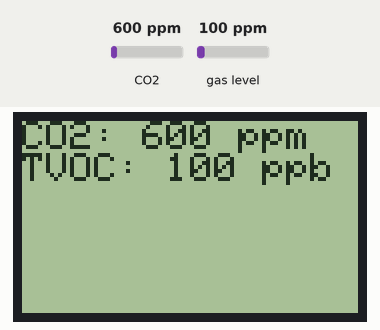
Recording of a sketch running on a simulated Arduino MKR. Parts: 84×48 one-colour display. The test bench sets the inputs (shaded band); at power-on: CO2 600 ppm, gas level 100 ppm. WiFi joins after 1.5 s; servers stay silent unless stated; web services answer with replies made up by the test bench; not simulated (calls return 0 or success): arduino_secrets.h; what the sketch prints to the serial monitor is not drawn.

Above: at 6.3 s.
6.4 s: CO2 set to 1050 ppm
At 11.1 s:
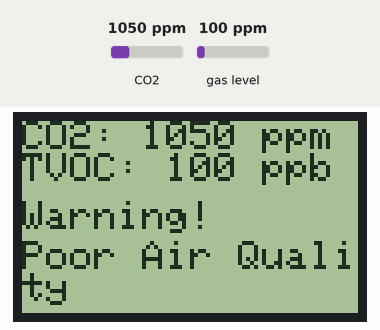
17.1 s: gas level set to 20 ppm
At 22.1 s:
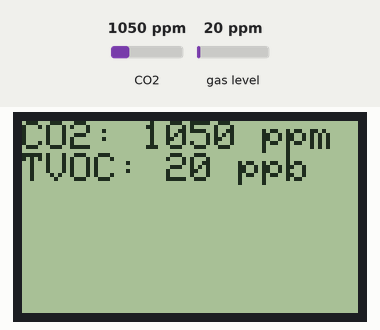
23.0 s: CO2 set to 452 ppm
At 27.8 s:
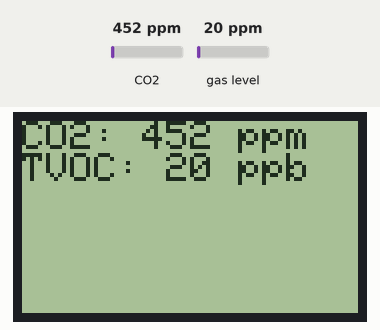
28.9 s: gas level set to 250 ppm
At 32.4 s:
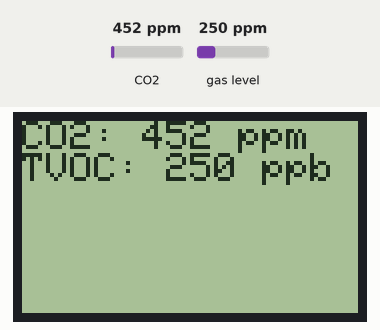
Timing chart, 0 to 33.9 s (numbered marks = the images above; inputs shaded):
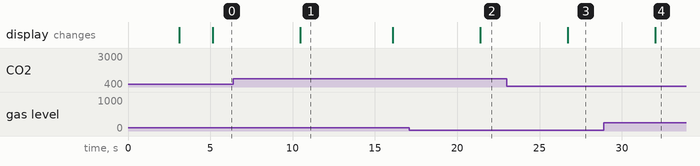

The sketch:

myAirQualityMonitor.ino
```cpp
#include <Wire.h>
#include <SPI.h>
#include <Adafruit_GFX.h>
#include <Adafruit_PCD8544.h>
#include "Adafruit_CCS811.h"
#include <WiFiNINA.h>
#include "ThingSpeak.h"
#include "arduino_secrets.h"

// Pin configuration for 5110 LCD
#define CLK_PIN 13 // Serial clock out (SCLK)
#define DIN_PIN 11 // Serial data out (DIN)
#define DC_PIN 9   // Data/Command select (D/C)
#define CS_PIN 10  // LCD chip select (CS)
#define RST_PIN 8  // LCD reset (RST)

// Create an instance of the Adafruit_PCD8544 class
Adafruit_PCD8544 display = Adafruit_PCD8544(CLK_PIN, DIN_PIN, DC_PIN, CS_PIN, RST_PIN);

// Create an instance of the Adafruit_CCS811 class
Adafruit_CCS811 ccs;

// WiFi credentials
char ssid[] = SECRET_SSID;
char pass[] = SECRET_PASS;

// IFTTT
char HOST_NAME[] = "maker.ifttt.com";
String PATH_NAME = "MY KEY";

// ThingSpeak
WiFiClient client;
unsigned long myChannelNumber = strtoul(SECRET_CH_ID, NULL, 10);
const char *myWriteAPIKey = SECRET_WRITE_APIKEY;

const uint16_t CO2_LIMIT = 1000; // Limit for CO2
const uint16_t TVOC_LIMIT = 500; // Limit for TVOC

unsigned long lastIFTTTTriggerTime = 10 * 60 * 1000;
const unsigned long IFTTT_TRIGGER_INTERVAL = 10 * 60 * 1000;

void setup() {
  Serial.begin(9600);

  if (!ccs.begin()) {
    Serial.println("Failed to start sensor! Please check your wiring.");
    while (1);
  }

  while (!ccs.available());

  display.begin();
  display.setContrast(50);
  display.clearDisplay();

  display.setTextSize(1);
  display.setTextColor(BLACK);
  display.setCursor(0, 0);
  display.println("Air Quality");
  display.setCursor(0, 10);
  display.println("Monitor");
  display.display();

  WiFi.begin(ssid, pass);
  while (WiFi.status() != WL_CONNECTED) {
    delay(500);
    Serial.print(".");
  }
  Serial.println("Connected to WiFi.");

  if (testIFTTTConnection()) {
    display.setCursor(0, 20);
    display.println("IFTTT: ACTIVE");
  } else {
    display.setCursor(0, 20);
    display.println("IFTTT: FAILED");
  }

  ThingSpeak.begin(client);
  if (testThingSpeakConnection()) {
    display.setCursor(0, 30);
    display.println("TS: ACTIVE");
  } else {
    display.setCursor(0, 30);
    display.println("TS: FAILED");
  }

  display.display();
  delay(2000);

  display.clearDisplay();
  display.setCursor(0, 0);
  display.println("Ready");
  display.display();
}

void loop() {
  if (ccs.available()) {
    if (!ccs.readData()) {
      uint16_t co2 = ccs.geteCO2();
      uint16_t tvoc = ccs.getTVOC();

      display.clearDisplay();
      display.setCursor(0, 0);

      Serial.print("CO2: " + String(co2) + " ppm, ");
      Serial.println("TVOC: " + String(tvoc) + " ppb");

      display.println("CO2: " + String(co2) + " ppm");
      display.println("TVOC: " + String(tvoc) + " ppb");

      unsigned long currentTime = millis();
      if ((co2 > CO2_LIMIT || tvoc > TVOC_LIMIT) && (currentTime - lastIFTTTTriggerTime > IFTTT_TRIGGER_INTERVAL)) {
        display.setCursor(0, 20);
        display.println("Warning!");
        display.setCursor(0, 30);
        display.println("Poor Air Quality");

        display.display();

        Serial.println("Triggering IFTTT event");
        String iftttPath = PATH_NAME + "?value1=" + String(co2) + "&value2=" + String(tvoc);
        sendHttpRequest(iftttPath);
        lastIFTTTTriggerTime = currentTime; // Update the last trigger time
      }

      display.display();

      ThingSpeak.setField(1, co2);
      ThingSpeak.setField(2, tvoc);
      int responseCode = ThingSpeak.writeFields(myChannelNumber, myWriteAPIKey);
      Serial.println("ThingSpeak write response: " + String(responseCode));
    } else {
      Serial.println("CCS811 read error!");
    }
  } else {
    Serial.println("CCS811 not available!");
  }

  delay(5000);
}

bool testIFTTTConnection() {
  if (client.connect(HOST_NAME, 80)) {
    client.println("GET " + PATH_NAME + " HTTP/1.1");
    client.println("Host: " + String(HOST_NAME));
    client.println("Connection: close");
    client.println();

    int statusCode = -1;
    while (client.connected()) {
      while (client.available()) {
        String line = client.readStringUntil('\r');
        if (line.startsWith("HTTP/1.1")) {
          statusCode = line.substring(9, 12).toInt();
        }
      }
    }

    client.stop();
    return statusCode == 200;
  }
  return false;
}

bool testThingSpeakConnection() {
  ThingSpeak.setField(1, 0);
  ThingSpeak.setField(2, 0);
  int x = ThingSpeak.writeFields(myChannelNumber, myWriteAPIKey);
  return x == 200;
}

void sendHttpRequest(String path) {
  if (client.connect(HOST_NAME, 80)) {
    Serial.println("Connected to server");
    client.println("GET " + path + " HTTP/1.1");
    client.println("Host: " + String(HOST_NAME));
    client.println("Connection: close");
    client.println(); // End HTTP header

    while (client.connected()) {
      while (client.available()) {
        char c = client.read();
        Serial.print(c);
      }
    }

    client.stop();
    Serial.println("\nDisconnected.");
  } else {
    Serial.println("Connection failed");
  }
}
```

Measured:
- after the input at 6.4 s, the display: changes after 4.1 s (image 1)
- after the input at 17.1 s, the display: changes after 4.3 s (image 2)
- after the input at 23.0 s, the display: changes after 3.7 s (image 3)
- after the input at 28.9 s, the display: changes after 3.1 s (image 4)
- what the display in image 1 shows lasts 5.6 s, from 10.5 s to 16.1 s
